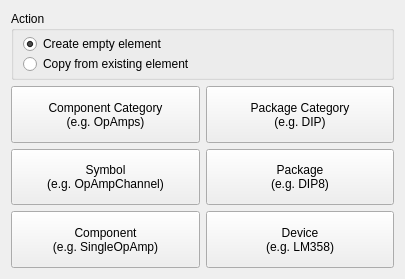
<?xml version="1.0" encoding="UTF-8"?>
<ui version="4.0">
 <class>librepcb::editor::NewElementWizardPage_ChooseType</class>
 <widget class="QWizardPage" name="librepcb::editor::NewElementWizardPage_ChooseType">
  <property name="geometry">
   <rect>
    <x>0</x>
    <y>0</y>
    <width>405</width>
    <height>279</height>
   </rect>
  </property>
  <property name="windowTitle">
   <string>Choose Element Type</string>
  </property>
  <property name="title">
   <string>Choose Element Type</string>
  </property>
  <property name="subTitle">
   <string>First of all, you need to choose what type of library element you want to create.</string>
  </property>
  <layout class="QGridLayout" name="gridLayout">
   <item row="1" column="0">
    <widget class="QToolButton" name="btnComponentCategory">
     <property name="sizePolicy">
      <sizepolicy hsizetype="MinimumExpanding" vsizetype="MinimumExpanding">
       <horstretch>0</horstretch>
       <verstretch>0</verstretch>
      </sizepolicy>
     </property>
     <property name="toolTip">
      <string>Used to categorize symbols, components and devices</string>
     </property>
     <property name="text">
      <string>Component Category
(e.g. OpAmps)</string>
     </property>
     <property name="icon">
      <iconset>
       <normaloff>:/img/places/folder.png</normaloff>:/img/places/folder.png</iconset>
     </property>
     <property name="iconSize">
      <size>
       <width>48</width>
       <height>48</height>
      </size>
     </property>
     <property name="toolButtonStyle">
      <enum>Qt::ToolButtonTextBesideIcon</enum>
     </property>
    </widget>
   </item>
   <item row="1" column="1">
    <widget class="QToolButton" name="btnPackageCategory">
     <property name="sizePolicy">
      <sizepolicy hsizetype="MinimumExpanding" vsizetype="MinimumExpanding">
       <horstretch>0</horstretch>
       <verstretch>0</verstretch>
      </sizepolicy>
     </property>
     <property name="toolTip">
      <string>Used to categorize packages</string>
     </property>
     <property name="text">
      <string>Package Category
(e.g. DIP)</string>
     </property>
     <property name="icon">
      <iconset>
       <normaloff>:/img/places/folder_green.png</normaloff>:/img/places/folder_green.png</iconset>
     </property>
     <property name="iconSize">
      <size>
       <width>48</width>
       <height>48</height>
      </size>
     </property>
     <property name="toolButtonStyle">
      <enum>Qt::ToolButtonTextBesideIcon</enum>
     </property>
    </widget>
   </item>
   <item row="2" column="0">
    <widget class="QToolButton" name="btnSymbol">
     <property name="sizePolicy">
      <sizepolicy hsizetype="MinimumExpanding" vsizetype="MinimumExpanding">
       <horstretch>0</horstretch>
       <verstretch>0</verstretch>
      </sizepolicy>
     </property>
     <property name="toolTip">
      <string>Contains the graphical elements which are added to schematics</string>
     </property>
     <property name="text">
      <string>Symbol
(e.g. OpAmpChannel)</string>
     </property>
     <property name="icon">
      <iconset>
       <normaloff>:/img/library/symbol.png</normaloff>:/img/library/symbol.png</iconset>
     </property>
     <property name="iconSize">
      <size>
       <width>48</width>
       <height>48</height>
      </size>
     </property>
     <property name="toolButtonStyle">
      <enum>Qt::ToolButtonTextBesideIcon</enum>
     </property>
    </widget>
   </item>
   <item row="2" column="1">
    <widget class="QToolButton" name="btnPackage">
     <property name="sizePolicy">
      <sizepolicy hsizetype="MinimumExpanding" vsizetype="MinimumExpanding">
       <horstretch>0</horstretch>
       <verstretch>0</verstretch>
      </sizepolicy>
     </property>
     <property name="toolTip">
      <string>Contains the footprints and 3D models which are added to boards</string>
     </property>
     <property name="text">
      <string>Package
(e.g. DIP8)</string>
     </property>
     <property name="icon">
      <iconset>
       <normaloff>:/img/library/package.png</normaloff>:/img/library/package.png</iconset>
     </property>
     <property name="iconSize">
      <size>
       <width>48</width>
       <height>48</height>
      </size>
     </property>
     <property name="toolButtonStyle">
      <enum>Qt::ToolButtonTextBesideIcon</enum>
     </property>
    </widget>
   </item>
   <item row="3" column="0">
    <widget class="QToolButton" name="btnComponent">
     <property name="sizePolicy">
      <sizepolicy hsizetype="MinimumExpanding" vsizetype="MinimumExpanding">
       <horstretch>0</horstretch>
       <verstretch>0</verstretch>
      </sizepolicy>
     </property>
     <property name="toolTip">
      <string>Represents the generic parts which are added to schematics</string>
     </property>
     <property name="text">
      <string>Component
(e.g. SingleOpAmp)</string>
     </property>
     <property name="icon">
      <iconset>
       <normaloff>:/img/library/component.png</normaloff>:/img/library/component.png</iconset>
     </property>
     <property name="iconSize">
      <size>
       <width>48</width>
       <height>48</height>
      </size>
     </property>
     <property name="toolButtonStyle">
      <enum>Qt::ToolButtonTextBesideIcon</enum>
     </property>
    </widget>
   </item>
   <item row="3" column="1">
    <widget class="QToolButton" name="btnDevice">
     <property name="sizePolicy">
      <sizepolicy hsizetype="MinimumExpanding" vsizetype="MinimumExpanding">
       <horstretch>0</horstretch>
       <verstretch>0</verstretch>
      </sizepolicy>
     </property>
     <property name="toolTip">
      <string>Represents the concrete parts which are added to boards and are exported to the BOM</string>
     </property>
     <property name="text">
      <string>Device
(e.g. LM358)</string>
     </property>
     <property name="icon">
      <iconset>
       <normaloff>:/img/library/device.png</normaloff>:/img/library/device.png</iconset>
     </property>
     <property name="iconSize">
      <size>
       <width>48</width>
       <height>48</height>
      </size>
     </property>
     <property name="toolButtonStyle">
      <enum>Qt::ToolButtonTextBesideIcon</enum>
     </property>
    </widget>
   </item>
   <item row="0" column="0" colspan="2">
    <widget class="QGroupBox" name="groupBox">
     <property name="title">
      <string>Action</string>
     </property>
     <layout class="QVBoxLayout" name="verticalLayout">
      <property name="spacing">
       <number>0</number>
      </property>
      <property name="topMargin">
       <number>3</number>
      </property>
      <property name="bottomMargin">
       <number>3</number>
      </property>
      <item>
       <widget class="QRadioButton" name="rbtnCreateNewElement">
        <property name="text">
         <string>Create empty element</string>
        </property>
        <property name="checked">
         <bool>true</bool>
        </property>
       </widget>
      </item>
      <item>
       <widget class="QRadioButton" name="rbtnCopyExistingElement">
        <property name="text">
         <string>Copy from existing element</string>
        </property>
       </widget>
      </item>
     </layout>
    </widget>
   </item>
  </layout>
 </widget>
 <resources/>
 <connections/>
</ui>
